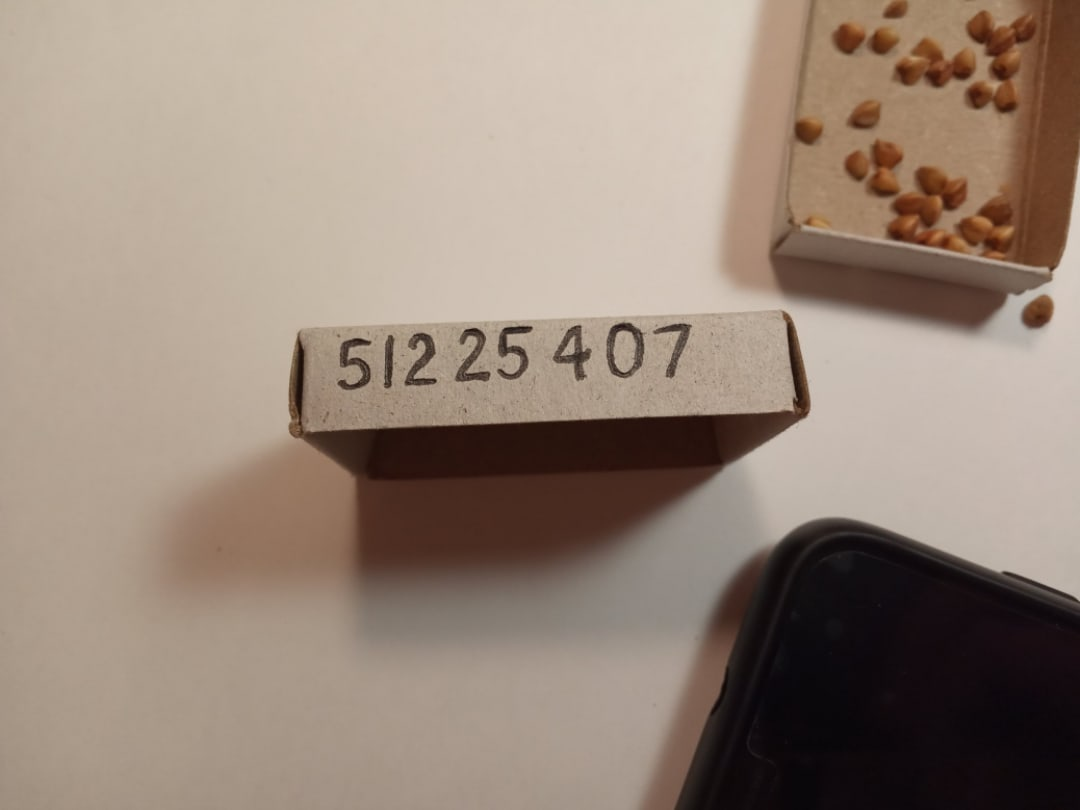
#> input picture photos/num1.jpg, 1080 x 810 px
$ python -i rubbish_detector.py   (imports and definitions only)
#> lines starting #> are read from the running program, lines starting #| are printed output that depends on the picture; after the words box and inside, x2 and y2 are one past the last pixel; in counts of white or black regions, pixels touching at a corner belong together
#> further down, picture is the input picture: shape (810, 1080, 3); mean B, G, R 121.5, 134.7, 151.9
import cv2
from skimage.morphology import closing, square
from skimage.measure import label, regionprops
import matplotlib.patches as mpatches
import matplotlib.pyplot as plt


class DetectRubbish:
    def __init__(self, image_width=320, image_heigh=480, threshold=200, area=300):
        self.image_width = image_width
        self.image_heigh = image_heigh
        self.threshold = threshold
        self.area = area

    def detect(self, img, output_path):
#> called with output_path = 'out.png'
        img = cv2.cvtColor(img, cv2.COLOR_BGR2RGB)
        img = cv2.resize(img, (self.image_width, self.image_heigh))
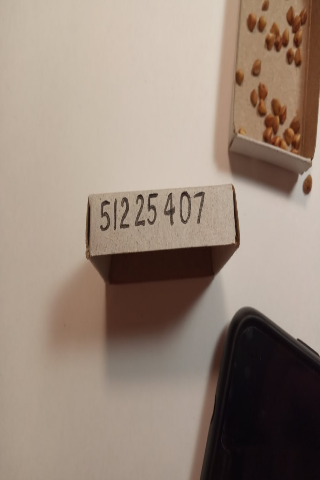
#> img: shape (480, 320, 3); mean R, G, B 151.8, 134.7, 121.5
        image = cv2.cvtColor(img, cv2.COLOR_RGB2GRAY)
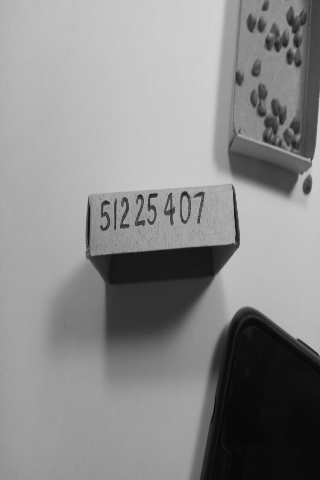
#> image: shape (480, 320); min 6, max 210, mean 138.3
        image = 255 - image
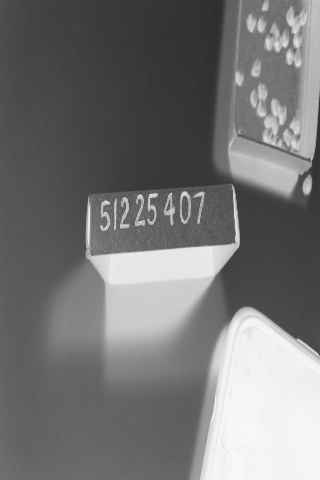
#> image: shape (480, 320); min 45, max 249, mean 116.7

        # apply threshold
        bw = closing(image > self.threshold, square(3))
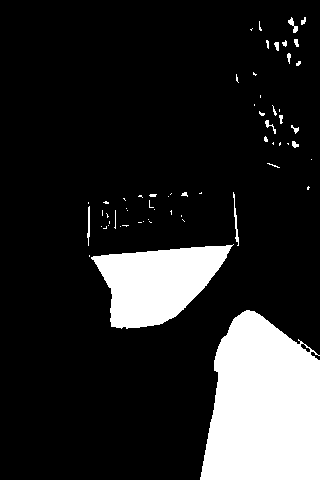
#> bw: shape (480, 320) bool; 15.9% white; 62 white regions (44 under 20 px), largest, box (x1, y1, x2, y2) and area: (200, 310, 320, 480) 16224, (91, 244, 234, 329) 7349, (233, 192, 239, 246) 102

        # label image regions
        label_image = label(bw)
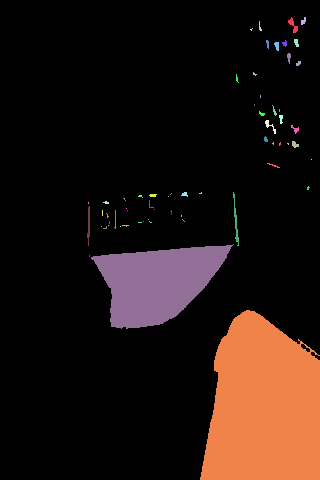
#> label_image: shape (480, 320) int32; 63 distinct labels, from 0 to 62; one colour per label, 0 black

        fig, ax = plt.subplots(figsize=(8, 8))
        ax.imshow(img)

        rubbish = 0
        for i, region in enumerate(regionprops(label_image)):
            # take regions with large enough areas
            if region.area >= self.area:
                #print(region.bbox)

                temp_rubbish = (region.bbox[3]-region.bbox[1]) * (region.bbox[2]-region.bbox[0])
                rubbish += temp_rubbish

                # draw rectangle around segmented coins
                minr, minc, maxr, maxc = region.bbox
                rect = mpatches.Rectangle((minc, minr), maxc - minc, maxr - minr,
                                        fill=False, edgecolor='red', linewidth=2)
                ax.add_patch(rect)
#> this loop made 62 passes
#> (temp_rubbish, rubbish, minr, minc, maxr, maxc) on passes 60, 62: (12155, 12155, 244, 91, 329, 234), (20400, 32555, 310, 200, 480, 320)
#> after the loop, rubbish = 32555


        rubbish_percent = round(rubbish / (self.image_width * self.image_heigh) * 100, 2)
#> rubbish_percent = 21.19
        ax.set_axis_off()
        plt.tight_layout()
        fig.savefig(output_path)
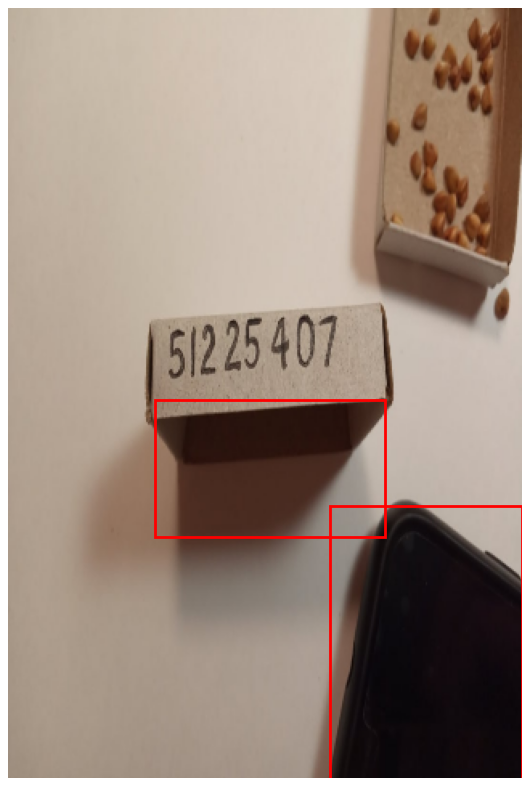
#> figure drawn by matplotlib, 1 panel

        return rubbish_percent


# [7 lines not run here, left out]

>>> import cv2
>>> picture = cv2.imread('photos/num1.jpg')
>>> result = DetectRubbish().detect(picture, 'out.png')
#> result = 21.19

$ run again, on photos/num2.jpg
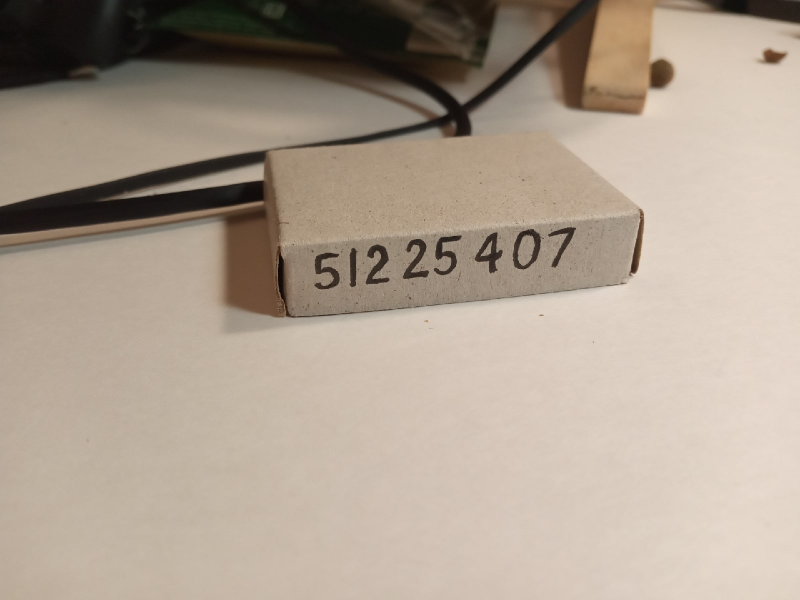
#> input picture photos/num2.jpg, 1600 x 1200 px (shown at 1/2 size)
#> picture is the input picture: shape (1200, 1600, 3); mean B, G, R 143.9, 158.5, 172.7
#> bw: shape (480, 320) bool; 11% white; 25 white regions (11 under 20 px), largest, box (x1, y1, x2, y2) and area: (0, 0, 240, 117) 12528, (0, 121, 106, 187) 2867, (282, 0, 320, 18) 449
#> in detect, `label_image = label(bw)`:
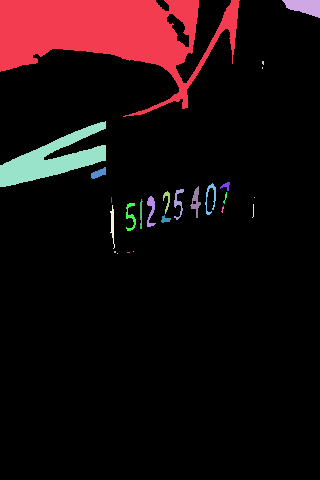
#> label_image: shape (480, 320) int32; 26 distinct labels, from 0 to 25; one colour per label, 0 black
#> the loop in detect, `for i, region in enumerate(regionprops(label_image)):` made 25 passes
#> (temp_rubbish, rubbish, minr, minc, maxr, maxc) on passes 1, 2, 5: (28080, 28080, 0, 0, 117, 240), (684, 28764, 0, 282, 18, 320), (6996, 35760, 121, 0, 187, 106)
#> after the loop in detect, `for i, region in enumerate(regionprops(label_image)):`: rubbish = 35760
#> rubbish_percent = 23.28
#> in detect, `fig.savefig(output_path)`:
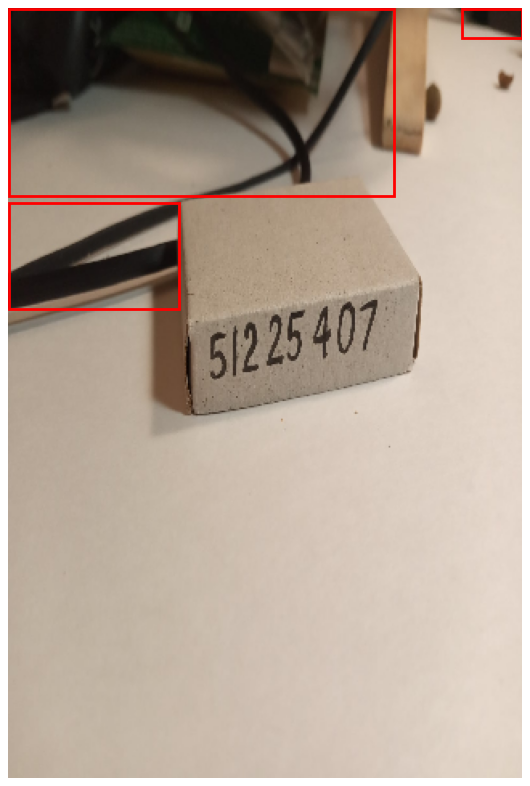
#> figure drawn by matplotlib, 1 panel

$ run again, on photos/num3.jpg
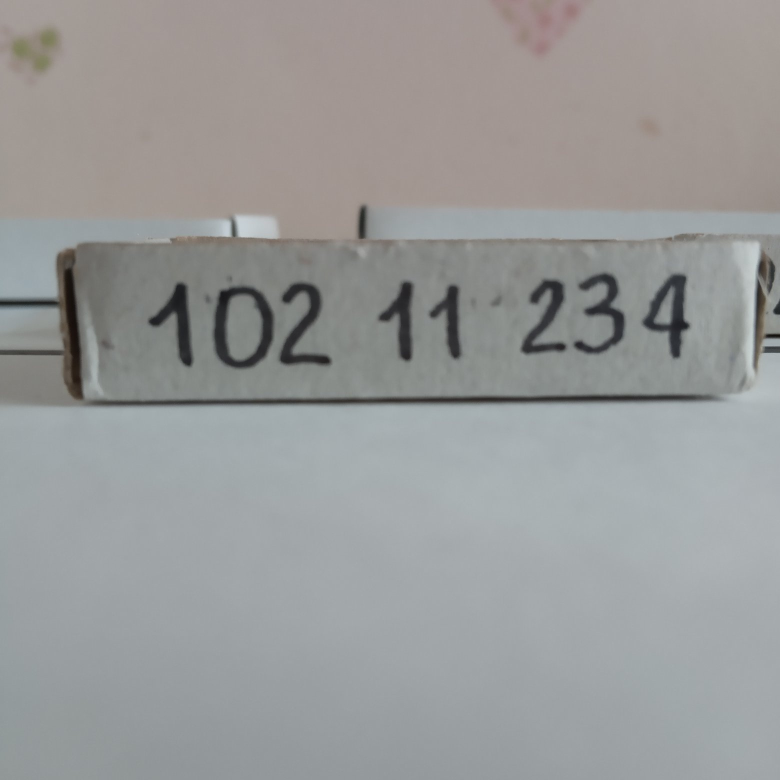
#> input picture photos/num3.jpg, 1560 x 1560 px (shown at 1/2 size)
#> picture is the input picture: shape (1560, 1560, 3); mean B, G, R 153.1, 153.5, 152.5
#> in detect, `bw = closing(image > self.threshold, square(3))`:
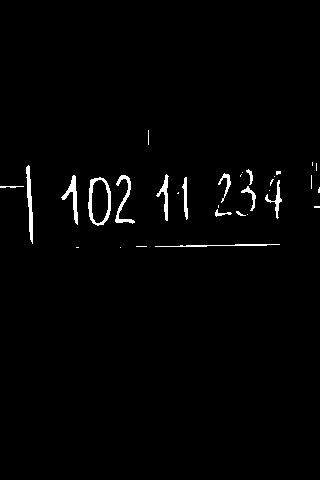
#> bw: shape (480, 320) bool; 1.5% white; 32 white regions (18 under 20 px), largest, box (x1, y1, x2, y2) and area: (88, 177, 111, 226) 354, (26, 165, 33, 244) 287, (115, 175, 135, 224) 262
#> label_image: shape (480, 320) int32; 33 distinct labels, from 0 to 32
#> the loop in detect, `for i, region in enumerate(regionprops(label_image)):` made 32 passes
#> (temp_rubbish, rubbish, minr, minc, maxr, maxc) on pass 15: (1127, 1127, 177, 88, 226, 111)
#> after the loop in detect, `for i, region in enumerate(regionprops(label_image)):`: rubbish = 1127
#> rubbish_percent = 0.73
#> in detect, `fig.savefig(output_path)`:
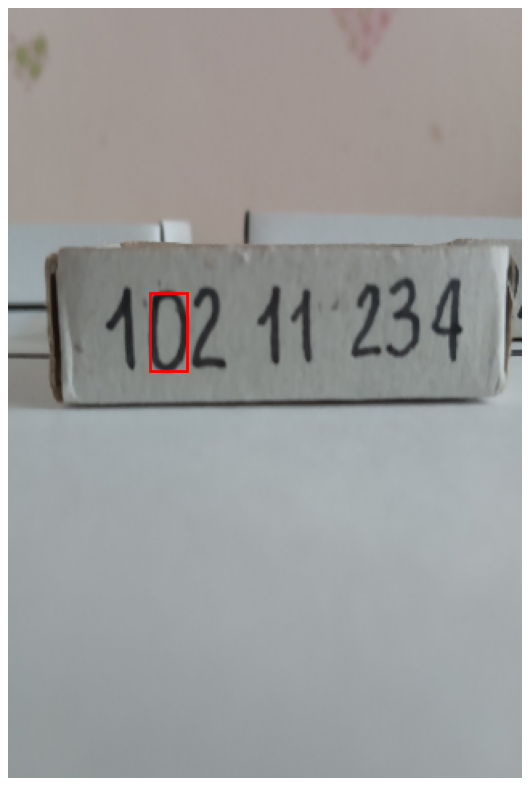
#> figure drawn by matplotlib, 1 panel

$ run again, on photos/test1.jpg
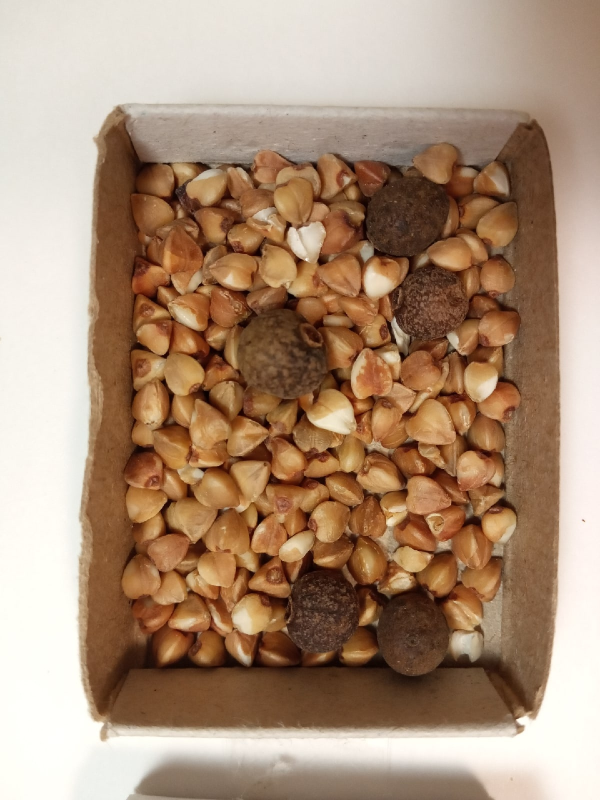
#> input picture photos/test1.jpg, 1200 x 1600 px (shown at 1/2 size)
#> picture is the input picture: shape (1600, 1200, 3); mean B, G, R 119.2, 142.8, 171.2
#> bw: shape (480, 320) bool; 9.4% white; 195 white regions (135 under 20 px), largest, box (x1, y1, x2, y2) and area: (55, 330, 280, 424) 5565, (183, 95, 276, 218) 3103, (112, 169, 188, 256) 1092
#> in detect, `label_image = label(bw)`:
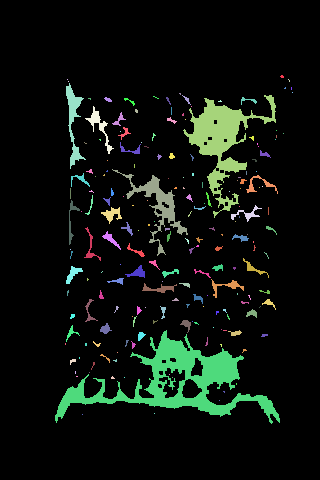
#> label_image: shape (480, 320) int32; 196 distinct labels, from 0 to 195; one colour per label, 0 black
#> the loop in detect, `for i, region in enumerate(regionprops(label_image)):` made 195 passes
#> (temp_rubbish, rubbish, minr, minc, maxr, maxc) on passes 5, 11, 50, 165: (1720, 1720, 83, 66, 169, 86), (11439, 13159, 95, 183, 218, 276), (6612, 19771, 169, 112, 256, 188), (21150, 40921, 330, 55, 424, 280)
#> after the loop in detect, `for i, region in enumerate(regionprops(label_image)):`: rubbish = 40921
#> rubbish_percent = 26.64
#> in detect, `fig.savefig(output_path)`:
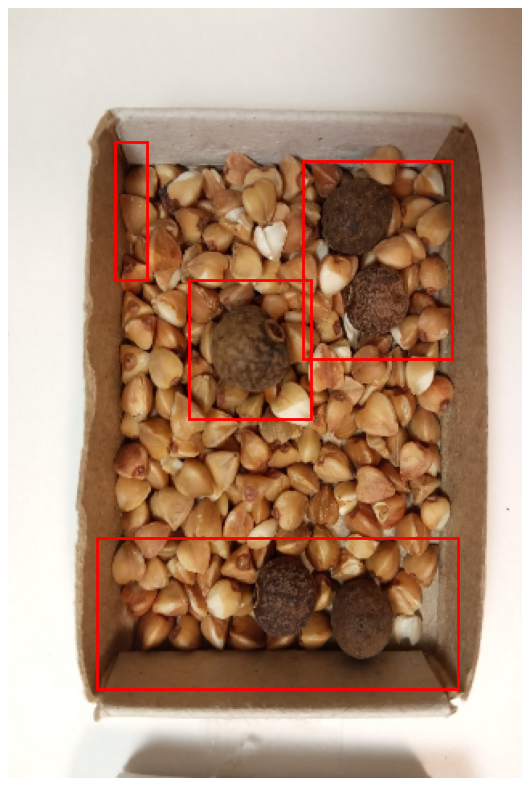
#> figure drawn by matplotlib, 1 panel
